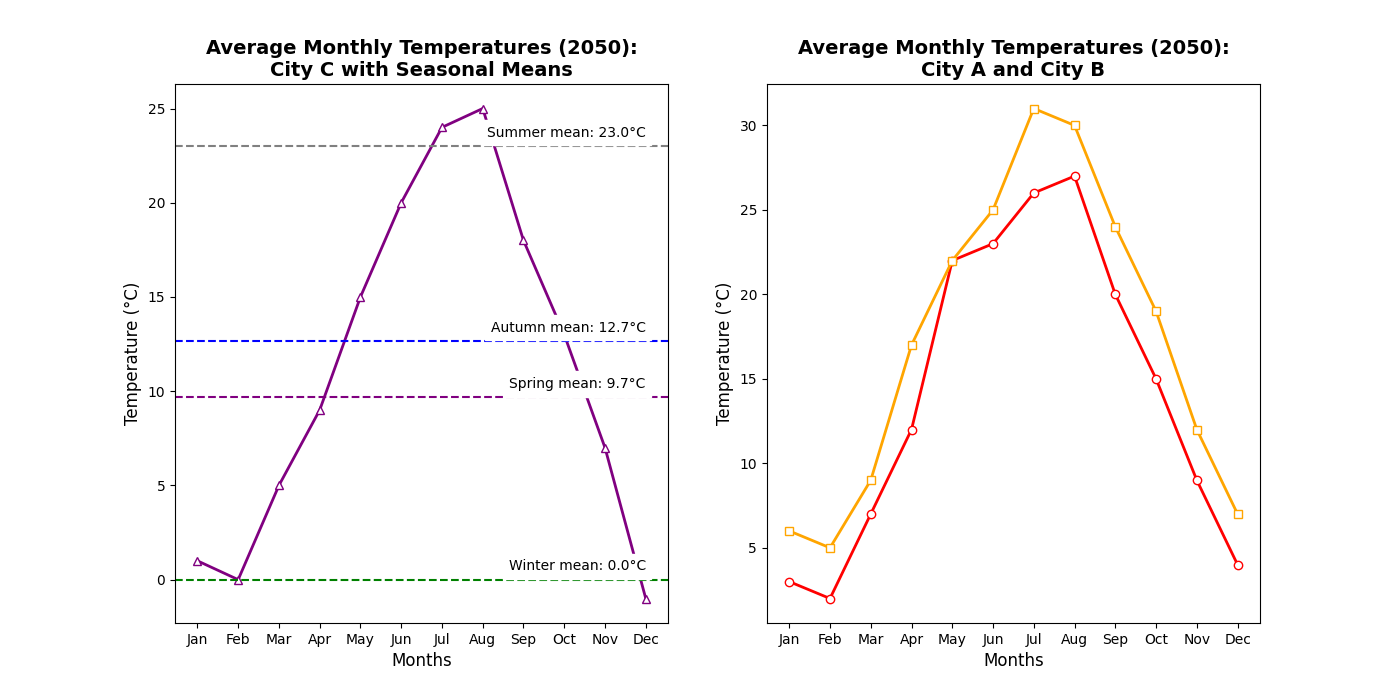

The script that drew this image:
import matplotlib.pyplot as plt
import numpy as np

months = ['Jan', 'Feb', 'Mar', 'Apr', 'May', 'Jun', 'Jul', 'Aug', 'Sep', 'Oct', 'Nov', 'Dec']

city_a_temps = [3, 2, 7, 12, 22, 23, 26, 27, 20, 15, 9, 4]
city_b_temps = [6, 5, 9, 17, 22, 25, 31, 30, 24, 19, 12, 7]
city_c_temps = [1, 0, 5, 9, 15, 20, 24, 25, 18, 13, 7, -1]

fig, axs = plt.subplots(1, 2, figsize=(14, 7))

axs[0].plot(months, city_c_temps, '-^', color='purple', linewidth=2, markerfacecolor='white')

winter_mean = np.mean(city_c_temps[0:2] + city_c_temps[11:])
spring_mean = np.mean(city_c_temps[2:5])
summer_mean = np.mean(city_c_temps[5:8])
autumn_mean = np.mean(city_c_temps[8:11])

axs[0].axhline(y=winter_mean, color='green', linestyle='--')
axs[0].axhline(y=spring_mean, color='purple', linestyle='--')
axs[0].axhline(y=summer_mean, color='gray', linestyle='--')
axs[0].axhline(y=autumn_mean, color='blue', linestyle='--')
axs[0].set_title('Average Monthly Temperatures (2050):\nCity C with Seasonal Means', fontsize=14, fontweight='bold')
axs[0].set_xlabel('Months', fontsize=12)
axs[0].set_ylabel('Temperature (°C)', fontsize=12)
axs[0].set_xticks(np.arange(len(months)))
axs[0].set_xticklabels(months)

season_annot = [('Winter', winter_mean), ('Spring', spring_mean), ('Summer', summer_mean), ('Autumn', autumn_mean)]
for season, mean_temp in season_annot:
    axs[0].text(len(months)-1, mean_temp + 0.5, f'{season} mean: {mean_temp:.1f}°C', 
                fontsize=10, color='black', ha='right', backgroundcolor='white')

axs[1].plot(months, city_a_temps, '-o', color='red', linewidth=2, markerfacecolor='white')
axs[1].plot(months, city_b_temps, '-s', color='orange', linewidth=2, markerfacecolor='white')
axs[1].set_title('Average Monthly Temperatures (2050):\nCity A and City B', fontsize=14, fontweight='bold')
axs[1].set_xlabel('Months', fontsize=12)
axs[1].set_ylabel('Temperature (°C)', fontsize=12)
axs[1].set_xticks(np.arange(len(months)))
axs[1].set_xticklabels(months)

plt.show()
